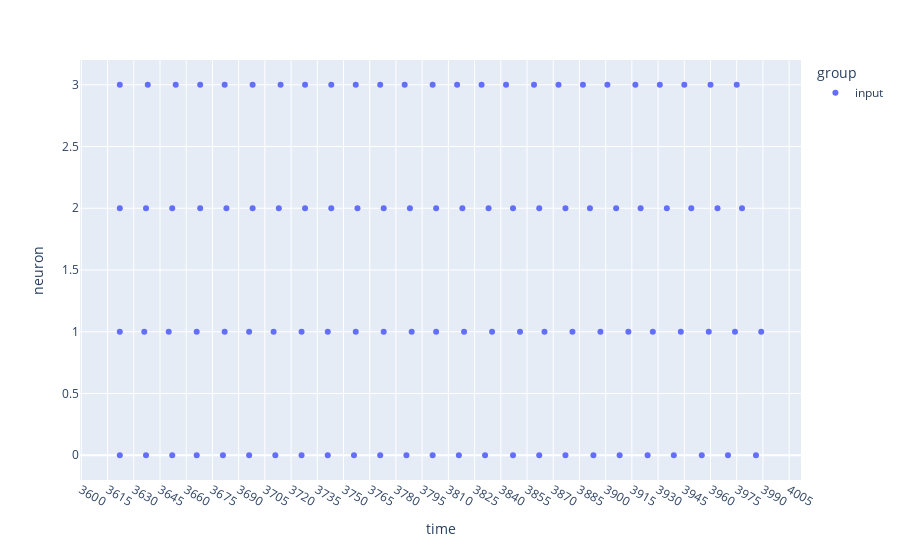

Notebook cell for this chart:
### Code cell
import plotly.graph_objects as go
import plotly.express as px
fig = go.Figure(px.scatter(df, x="time", y="neuron", color="group"))
fig.update_xaxes(dtick=15)
fig.show()

### Figure 1 — Plotly figure (JSON) as saved in the notebook; plotly's stock layout.template omitted (floating-point values rounded to 4 significant figures)
{"data": [{"hovertemplate": "group=input<br>time=%{x}<br>neuron=%{y}<extra></extra>", "legendgroup": "input", "marker": {"color": "#636efa", "symbol": "circle"}, "mode": "markers", "name": "input", "orientation": "v", "showlegend": true, "type": "scatter", "x": [3622, 3622, 3622, 3622, 3636, 3637, 3637, 3638, 3650, 3652, 3652, 3654, 3666, 3666, 3668, 3668, 3681, 3682, 3682, 3683, 3696, 3696, 3698, 3698, 3710, 3711, 3713, 3714, 3726, 3726, 3728, 3728, 3741, 3741, 3743, 3743, 3756, 3757, 3757, 3758, 3771, 3771, 3773, 3773, 3785, 3786, 3788, 3789, 3801, 3801, 3803, 3803, 3815, 3816, 3818, 3819, 3829, 3831, 3833, 3835, 3843, 3847, 3847, 3851, 3859, 3862, 3862, 3865, 3873, 3877, 3877, 3881, 3887, 3891, 3893, 3897, 3901, 3906, 3908, 3913, 3917, 3920, 3924, 3927, 3931, 3935, 3939, 3943, 3945, 3949, 3955, 3959, 3960, 3964, 3970, 3974, 3975, 3978, 3986, 3989], "xaxis": "x", "y": [0, 1, 2, 3, 1, 0, 2, 3, 1, 0, 2, 3, 0, 1, 2, 3, 0, 1, 3, 2, 0, 1, 2, 3, 1, 0, 2, 3, 0, 1, 2, 3, 0, 1, 2, 3, 0, 1, 3, 2, 0, 3, 1, 2, 3, 0, 2, 1, 0, 3, 1, 2, 3, 0, 2, 1, 3, 0, 2, 1, 3, 0, 2, 1, 3, 0, 2, 1, 3, 0, 2, 1, 3, 2, 0, 1, 3, 2, 0, 1, 3, 2, 0, 1, 3, 2, 0, 1, 3, 2, 0, 1, 3, 2, 0, 1, 3, 2, 0, 1], "yaxis": "y"}], "layout": {"legend": {"title": {"text": "group"}, "tracegroupgap": 0}, "margin": {"t": 60}, "xaxis": {"anchor": "y", "domain": [0, 1], "dtick": 15, "title": {"text": "time"}}, "yaxis": {"anchor": "x", "domain": [0, 1], "title": {"text": "neuron"}}}}
